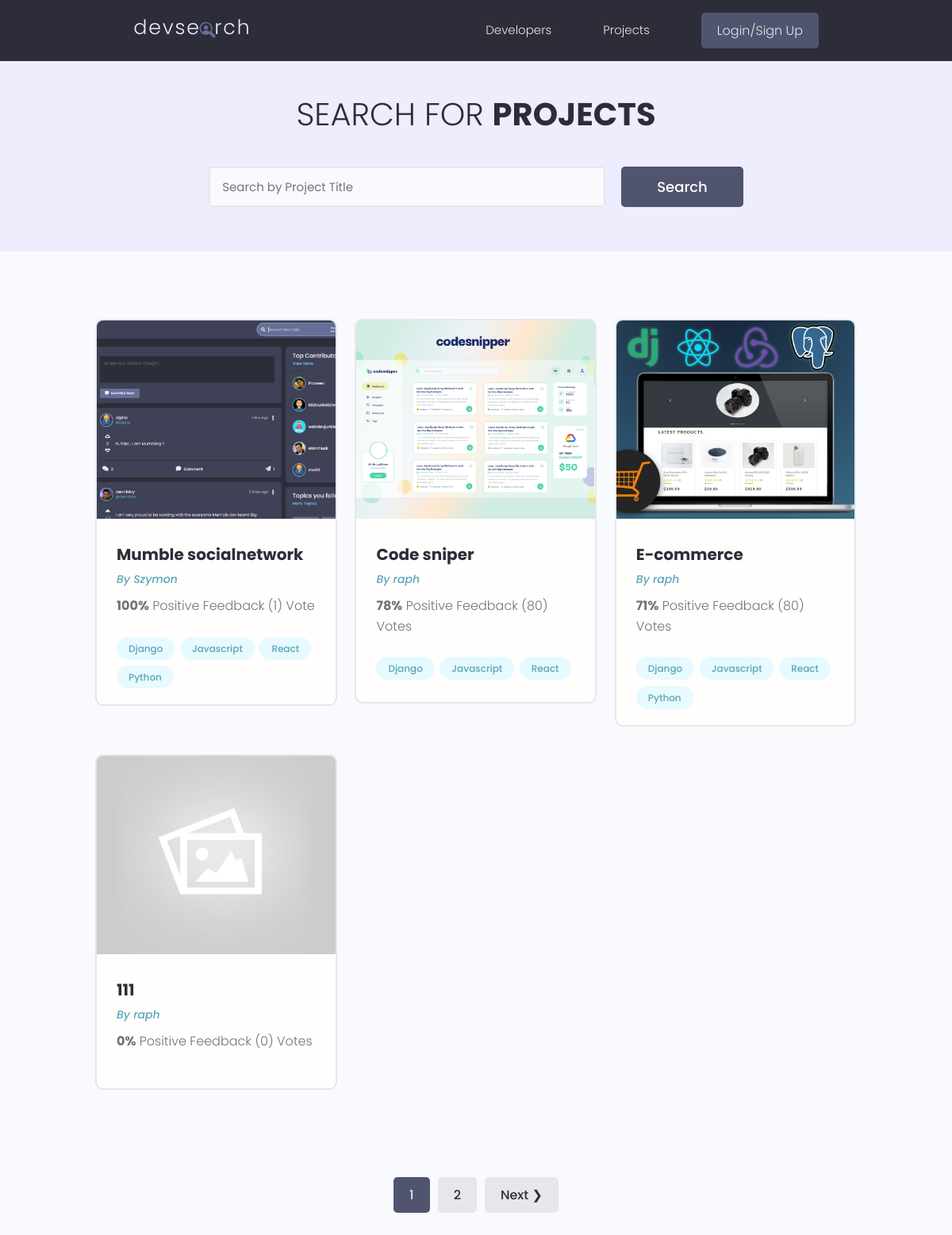
The app's page /projects/, older data.
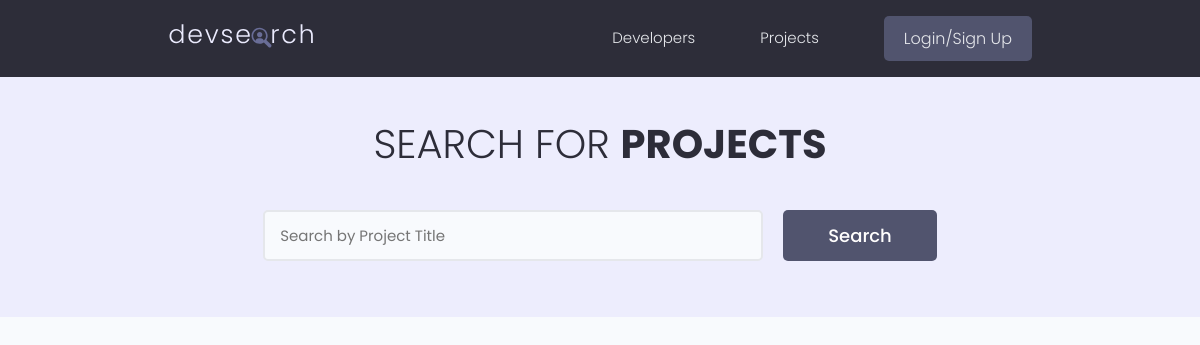
The same page, newer data.
### projects/models.py (models this page shows, shortened)
class Project(models.Model):
    owner = models.ForeignKey(
        Profile, null=True, blank=True, on_delete=models.CASCADE)
    title = models.CharField(max_length=200)
    description = models.TextField(null=True, blank=True)
    featured_image = models.ImageField(
        null=True, blank=True, default="default.jpg")
    demo_link = models.CharField(max_length=2000, null=True, blank=True)
    source_link = models.CharField(max_length=2000, null=True, blank=True)
    tags = models.ManyToManyField('Tag', blank=True)
    vote_total = models.IntegerField(default=0, null=True, blank=True)
    vote_ratio = models.IntegerField(default=0, null=True, blank=True)
    created = models.DateTimeField(auto_now_add=True)
    id = models.UUIDField(default=uuid.uuid4, unique=True,
                          primary_key=True, editable=False)
    class Meta:
        ordering =['-vote_ratio', '-vote_total', 'title']

class Tag(models.Model):
    name = models.CharField(max_length=200)
    created = models.DateTimeField(auto_now_add=True)
    id = models.UUIDField(default=uuid.uuid4, unique=True,
                          primary_key=True, editable=False)
    def __str__(self):
        return self.name

### users/models.py (models this page shows, shortened)
class Profile(models.Model):
    user = models.OneToOneField(
        User, on_delete=models.CASCADE, null=True, blank=True)
    name = models.CharField(max_length=200, blank=True, null=True)
    email = models.EmailField(max_length=500, blank=True, null=True)
    username = models.CharField(max_length=200, blank=True, null=True)
    location = models.CharField(max_length=200, blank=True, null=True)
    short_intro = models.CharField(max_length=200, blank=True, null=True)
    bio = models.TextField(blank=True, null=True)
    profile_image = models.ImageField(
        null=True, blank=True, upload_to='profiles/', default='profiles/user-default.png')
    social_github = models.CharField(max_length=200, blank=True, null=True)
    social_twitter = models.CharField(max_length=200, blank=True, null=True)
    social_linkedin = models.CharField(max_length=200, blank=True, null=True)
    social_youtube = models.CharField(max_length=200, blank=True, null=True)
    social_website = models.CharField(max_length=200, blank=True, null=True)
    created = models.DateTimeField(auto_now_add=True)
    id = models.UUIDField(default=uuid.uuid4, unique=True,
                          primary_key=True, editable=False)
    phone_number = models.CharField(max_length=12, blank=True)

### projects/views.py (the view)
# urls.py: path('projects/', include('projects.urls')),
def projects(request):
    projects, search_query = searchProjects(request)
    custom_range, projects =  paginateProjects(request, projects, 4)
    context = {
        'projects':projects,
        'search_query': search_query,
        'custom_range': custom_range,
    }
    return render(request, 'projects/projects.html', context)

### projects/utils.py (called while the page is built)
def paginateProjects(request, projects, results):
    page = request.GET.get('page')
    paginator = Paginator(projects, results)
    try:
        projects = paginator.page(page)
    except PageNotAnInteger:
        page = 1
        projects = paginator.page(page)
    except EmptyPage:
        page = paginator.num_pages
        projects = paginator.page(page)
    leftIndex = (int(page) - 4)
    if leftIndex < 1:
        leftIndex = 1
    rightIndex = (int(page) + 5)
    if rightIndex > paginator.num_pages:
        rightIndex = paginator.num_pages + 1
    custom_range = range(leftIndex, rightIndex)
    return custom_range, projects

def searchProjects(request):
    search_query = ''
    if request.GET.get('search_query'):
        search_query = request.GET.get('search_query')
    tags = Tag.objects.filter(name__icontains=search_query)
    projects = Project.objects.distinct().filter(
        Q(title__icontains=search_query) |
        Q(description__icontains=search_query) |
        Q(owner__name__icontains=search_query) |
        Q(tags__in=tags)
    )
    return projects, search_query

### projects/templates/projects/projects.html (shortened to what this page needs)
{% extends 'main.html' %}
{% block content %}
<main class="projects">
    <section class="hero-section text-center">
        <div class="container container--narrow">
            <div class="hero-section__box">
                <h2>Search for <span>Projects</span></h2>
            </div>
            <div class="hero-section__search">
                <form id='searchForm' class="form" action="{% url 'projects' %}" method="get">
                    <div class="form__field">
                        <input class="input input--text" id="formInput#search" type="text" name="search_query"
                            placeholder="Search by Project Title" value="{{search_query}}" />
                    </div>
                    <input class="btn btn--sub btn--lg" type="submit" value="Search" />
                </form>
            </div>
        </div>
    </section>
    <section class="projectsList">
        <div class="container">
            <div class="grid grid--three">
                {% for project in projects %}
                <div class="column">
                    <div class="card project">
                        <a href="{% url 'project' project.id %}" class="project">
                            <img class="project__thumbnail" src="{{project.featured_image.url}}" alt="project thumbnail" />
                            <div class="card__body">
                                <h3 class="project__title">{{project.title}}</h3>
                                <p><a class="project__author" href="{% url 'user-profile' project.owner.id %}">By
                                        {{project.owner.name}}</a>
                                </p>
                                <p class="project--rating">
                                    <span style="font-weight: bold;">{{project.vote_ratio}}%</span> Positive
                                    Feedback ({{project.vote_total}}) Vote{{project.vote_total|pluralize:"s"}}
                                </p>
                                <div class="project__tags">
                                    {% for tag in project.tags.all %}
                                    <span class="tag tag--pill tag--main">
                                        <small>{{tag}}</small>
                                    </span>
                                    {% endfor %}
                                </div>
                            </div>
                        </a>
                    </div>
                </div>
                {% endfor %}
            </div>
        </div>
    </section>
    {% include 'pagination.html' with queryset=projects  custom_range=custom_range %}
</main>
{% endblock %}

Row changes from the older to the newer data that the page shows:
removed Project: featured_image (picture), title "Mumble socialnetwork", owner.name "Szymon", vote_ratio "100", vote_total "1"
removed Tag: name "Django"
removed Tag: name "Javascript"
removed Tag: name "React"
removed Tag: name "Python"
removed Project: featured_image (picture), title "Code sniper", owner.name "raph", vote_ratio "78", vote_total "80"
removed Project: featured_image (picture), title "E-commerce", owner.name "raph", vote_ratio "71", vote_total "80"
removed Project: featured_image (placeholder picture), title "111", owner.name "raph", vote_ratio "0", vote_total "0"
Text that changed along with them:
list line gone: "1"
list line gone: "2"
text no longer shown: "Next ❯"
